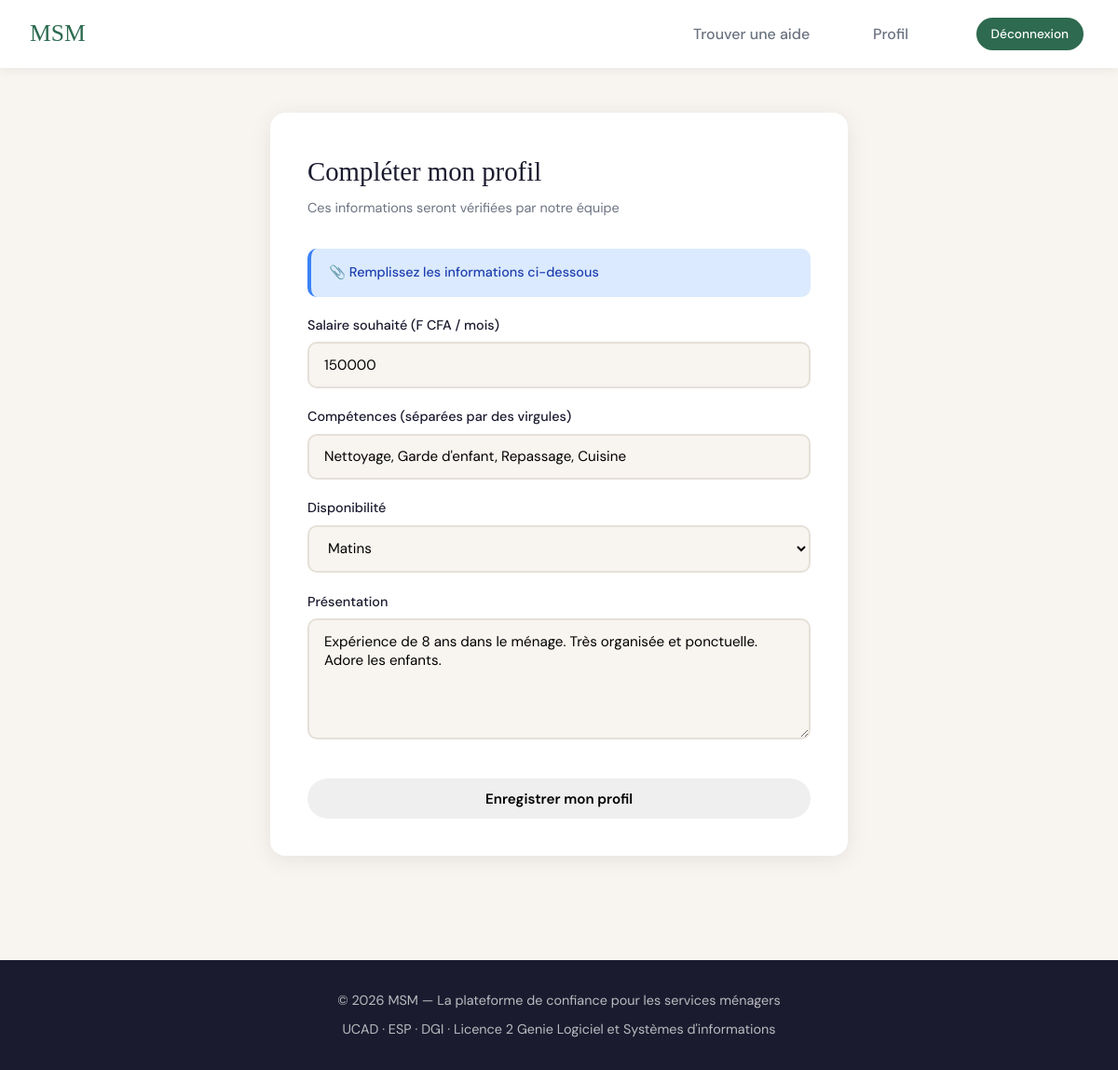
Screenshot of /complete-profile (signed in) with the database file from the repository.
### models/models.py (models this page shows, shortened)
class Worker(db.Model):
    __tablename__ = "workers"
    id: Mapped[int] = mapped_column(primary_key=True)
    user_id: Mapped[int] = mapped_column(db.ForeignKey("users.id"), unique=True)
    desired_salary: Mapped[int]
    preferred_schedule: Mapped[Schedule] = mapped_column(Enum(Schedule))
    ratings: Mapped[list[float] | None] = mapped_column(
        JSON, nullable=True, default=list
    )
    competences: Mapped[list[str] | None] = mapped_column(
        JSON, nullable=True, default=list
    )
    description: Mapped[str | None] = mapped_column(nullable=True)
    average_rating: Mapped[float] = mapped_column(default=0.0)
    rating_count: Mapped[int] = mapped_column(default=0)
    user: Mapped[User] = relationship(back_populates="worker_profile")
    employments: Mapped[list["Employment"]] = relationship(back_populates="worker")

### routes/user.py (the view)
@user_bp.route("/complete-profile", methods=["GET", "POST"])
@login_required
def complete_profile():
    user_id = session.get("user_id")
    role = session.get("role")
    if not user_id or not role:
        flash("Session invalide")
        return redirect(url_for("auth.login"))
    stmt = (
        select(User)
        .filter_by(id=user_id)
        .options(
            joinedload(User.worker_profile),
            joinedload(User.employer_profile),
        )
    )
    user = db.session.execute(stmt).scalars().first()
    if not user:
        return "User not found", 404
    if request.method == "POST":
        if role == "worker":
            return update_worker_profile(user)
        else:
            return update_employer_profile(user)
    return render_template("complete_profile.html", user=user, role=role)

### utils.py (called while the page is built)
def login_required(f):
    @wraps(f)
    def decorated_function(*args, **kwargs):
        if "user_id" not in session:
            flash("Please log in to access this page")
            return redirect(url_for("auth.login"))
        return f(*args, **kwargs)
    return decorated_function

### templates/complete_profile.html (shortened to what this page needs)
{% extends "layout.html" %}
{% block main %}
<div class="form-container" style="max-width: 620px">
    <div class="form-title">Compléter mon profil</div>
    <p class="form-sub">Ces informations seront vérifiées par notre équipe</p>
    <div class="alert alert-info">📎 Remplissez les informations ci-dessous</div>
    <form method="POST">
        {% if role == "worker" %}
        <div class="form-group">
            <label>Salaire souhaité (F CFA / mois)</label>
            <input type="number" name="desired_salary" min="0" step="5000" placeholder="Ex: 150000" value="{{ user.worker_profile.desired_salary if user.worker_profile else '' }}"/>
        </div>
        <div class="form-group">
            <label>Compétences (séparées par des virgules)</label>
            <input type="text" name="competences" placeholder="Nettoyage, Garde d'enfant, Repassage, Cuisine..." value="{% if user.worker_profile and user.worker_profile.competences %}{{ user.worker_profile.competences | join(', ') }}{% endif %}"/>
        </div>
        <div class="form-group">
            <label>Disponibilité</label>
            <select name="schedule">
                <option value="mornings" {% if user.worker_profile and user.worker_profile.preferred_schedule.value == 'mornings' %}selected{% endif %}>Matins</option>
            </select>
        </div>
        <div class="form-group">
            <label>Présentation</label>
            <textarea name="description" placeholder="Décrivez votre expérience, votre sérieux..." rows="5">{{ user.worker_profile.description if user.worker_profile else '' }}</textarea>
        </div>
        {% endif %}
        <button type="submit" class="btn btn-primary btn-full" style="margin-top: 1rem">Enregistrer mon profil</button>
    </form>
</div>
{% endblock %}

### static/style.css (style rules this page uses)
:root { --primary: #2d6a4f; --primary-light: #52b788; --accent: #f4a261; --dark: #1b1b2f; --light: #f8f4f0; --white: #ffffff; --gray: #6b7280; --danger: #ef4444; --border: #e5e0d8; --shadow: 0 4px 24px rgba(0, 0, 0, 0.08); --radius: 16px; }
* { margin: 0; padding: 0; box-sizing: border-box; }
html, body { overflow-x: hidden; max-width: 100vw; }
body { min-height: 100vh; font-family: "DM Sans", sans-serif; background: var(--light); color: var(--dark); line-height: 1.6; display: grid; grid-template-rows: auto 1fr auto; }
.btn { padding: 0.7rem 1.5rem; border-radius: 50px; border: none; cursor: pointer; font-family: "DM Sans", sans-serif; font-size: 0.95rem; font-weight: 600; text-decoration: none; display: inline-block; transition: all 0.25s; }
.btn-full { width: 100%; text-align: center; }
.form-container { max-width: 500px; margin: 3rem auto; background: white; border-radius: var(--radius); padding: 2.5rem; box-shadow: var(--shadow); }
.form-title { font-family: "Playfair Display", serif; font-size: 1.8rem; margin-bottom: 0.3rem; color: var(--dark); }
.form-sub { color: var(--gray); margin-bottom: 2rem; font-size: 0.9rem; }
.form-group { margin-bottom: 1.2rem; }
.form-group label { display: block; font-weight: 500; margin-bottom: 0.4rem; font-size: 0.9rem; }
.form-group input, .form-group select, .form-group textarea { width: 100%; padding: 0.8rem 1rem; border: 2px solid var(--border); border-radius: 10px; font-family: "DM Sans", sans-serif; font-size: 0.95rem; transition: border-color 0.2s; background: var(--light); }
.form-group textarea { resize: vertical; min-height: 100px; }
.alert { padding: 0.9rem 1.2rem; border-radius: 10px; margin-bottom: 1.2rem; font-size: 0.9rem; font-weight: 500; }
.alert-info { background: #dbeafe; color: #1e40af; border-left: 4px solid #3b82f6; }

### rows the page displays
Worker: desired_salary "150000", competences "Nettoyage, Garde d'enfant, Repassage, Cuisine", schedule "Matins", description "Expérience de 8 ans dans le ménage. Très organisée et ponctuelle. Adore les enfants."
